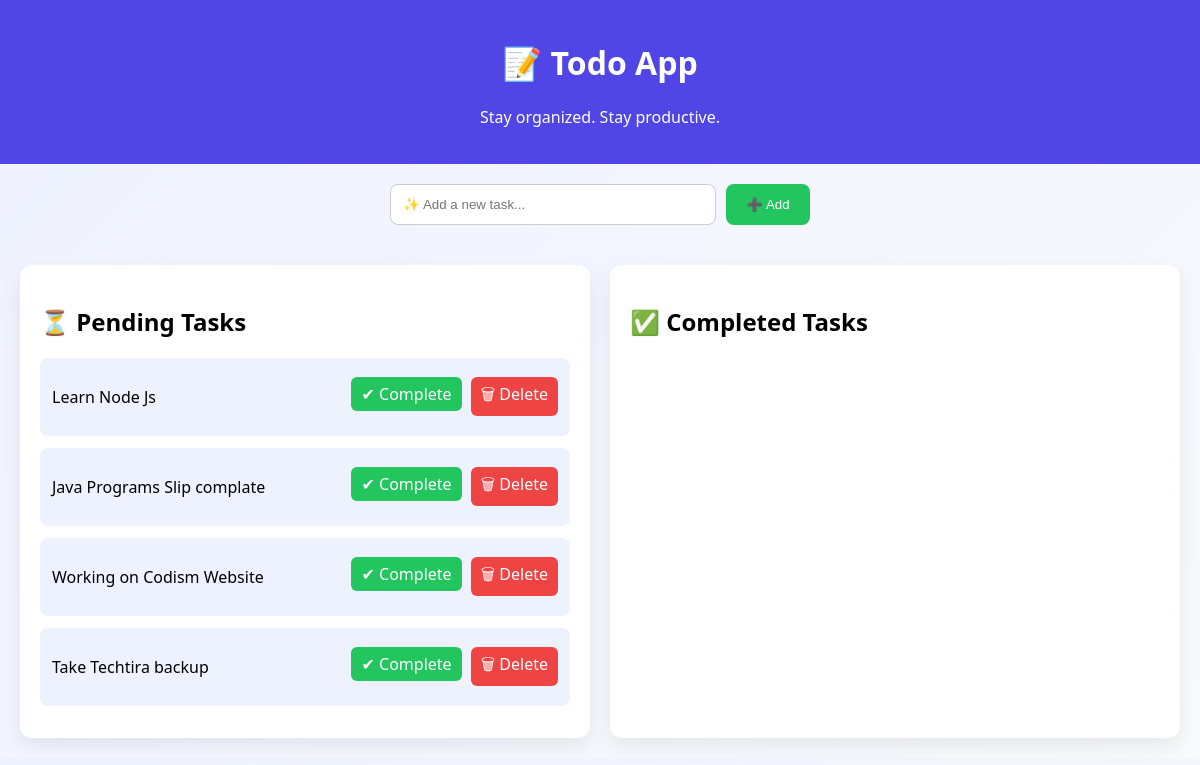
Before: / with the older database file.
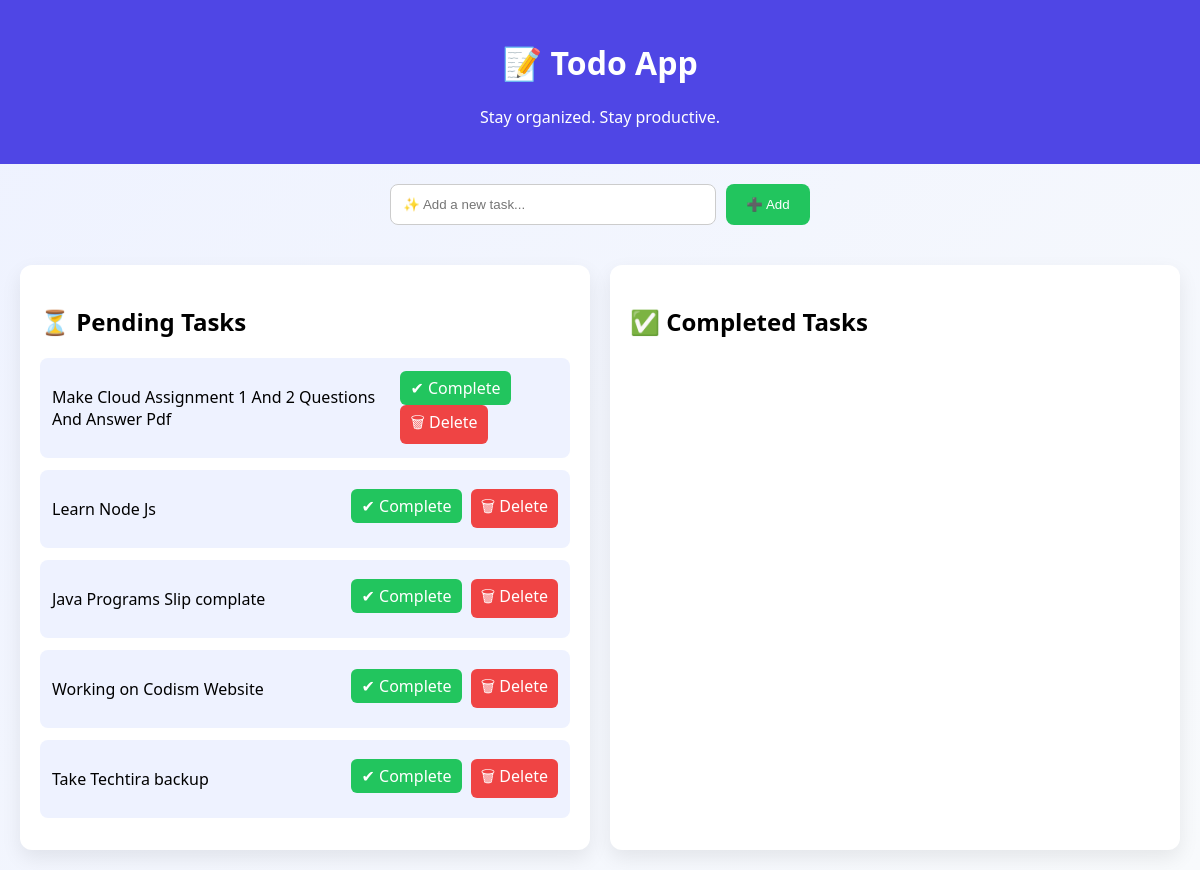
After: the same page with the newer database file.
### task/models.py (models this page shows, shortened)
class Task(models.Model):
    PRIORITY_CHOICES = [
        ('low', 'Low'),
        ('medium', 'Medium'),
        ('high', 'High'),
    ]
    title = models.CharField(max_length=100)
    description = models.TextField(blank=True, null=True)
    completed = models.BooleanField(default=False)
    priority = models.CharField(
        max_length=10,
        choices=PRIORITY_CHOICES,
        default='medium'
    )
    created_at = models.DateTimeField(auto_now_add=True)
    updated_at = models.DateTimeField(auto_now=True)
    class Meta:
        verbose_name = "Task"
        verbose_name_plural = "Tasks"
        ordering = ['-created_at']

### task/views.py (the view)
# urls.py: path("", views.home, name="home"),
def home(request):
    if request.method == "POST":
        title = request.POST.get('title')
        if title:
            title = title.title()
            Task.objects.create(title=title)
    tasks = Task.objects.all()
    return render(request, "home.html", {'tasks' : tasks} )

### templates/home.html (shortened to what this page needs)
{% load static %}
<!DOCTYPE html>
<html>
<head>
    <link rel="stylesheet" href="{% static 'css/home.css' %}">
</head>
<body>
    <header class="header">
        <h1>📝 Todo App</h1>
        <p>Stay organized. Stay productive.</p>
    </header>
    <div class="main-container">
        <div class="top-bar">
            <form action="{% url 'home' %}" method="POST" class="task-form">
                <input type="text" name="title" placeholder="✨ Add a new task..." required>
                <button type="submit">➕ Add</button>
            </form>
        </div>
        <div class="container">
            <div class="card left-div">
                <h2>⏳ Pending Tasks</h2>
                {% for t in tasks %}
                    {% if not t.completed %}
                        <div class="task-card">
                            <p>{{ t.title }}</p>
                            <div class="actions">
                                <a href="{% url 'complete_task' t.id %}" class="complete-btn">✔ Complete</a>
                                <a href="{% url 'delete_task' t.id %}" class="delete-btn">🗑 Delete</a>
                            </div>
                        </div>
                    {% endif %}
                {% empty %}
                    <p class="empty">No pending tasks 🚀</p>
                {% endfor %}
            </div>
            <div class="card right-div">
                <h2>✅ Completed Tasks</h2>
            </div>
        </div>
    </div>
</body>
</html>

### static/css/home.css (style rules this page uses)
body { font-family: 'Segoe UI', sans-serif; background: linear-gradient(135deg, #eef2ff, #f8fafc); margin: 0; }
.header { text-align: center; padding: 20px; background: #4f46e5; color: white; }
.top-bar { display: flex; justify-content: center; margin: 20px 0; }
.task-form { display: flex; gap: 10px; }
.task-form input { padding: 12px; width: 300px; border-radius: 8px; border: 1px solid #ccc; }
.task-form button { padding: 12px 20px; background: #22c55e; color: white; border: none; border-radius: 8px; cursor: pointer; transition: 0.3s; }
.container { display: flex; gap: 20px; padding: 20px; }
.card { width: 50%; background: white; padding: 20px; border-radius: 12px; box-shadow: 0 8px 20px rgba(0,0,0,0.08); }
.task-card { background: #eef2ff; padding: 12px; margin-bottom: 12px; border-radius: 8px; display: flex; justify-content: space-between; align-items: center; transition: 0.3s; }
.actions a { text-decoration: none; padding: 6px 10px; border-radius: 6px; color: white; margin-left: 5px; display: inline-block; }
.complete-btn { background: #22c55e; }
.delete-btn { background: #ef4444; }

Changed rows visible on the page:
added Task: title "Make Cloud Assignment 1 And 2 Questions And Answer Pdf"
